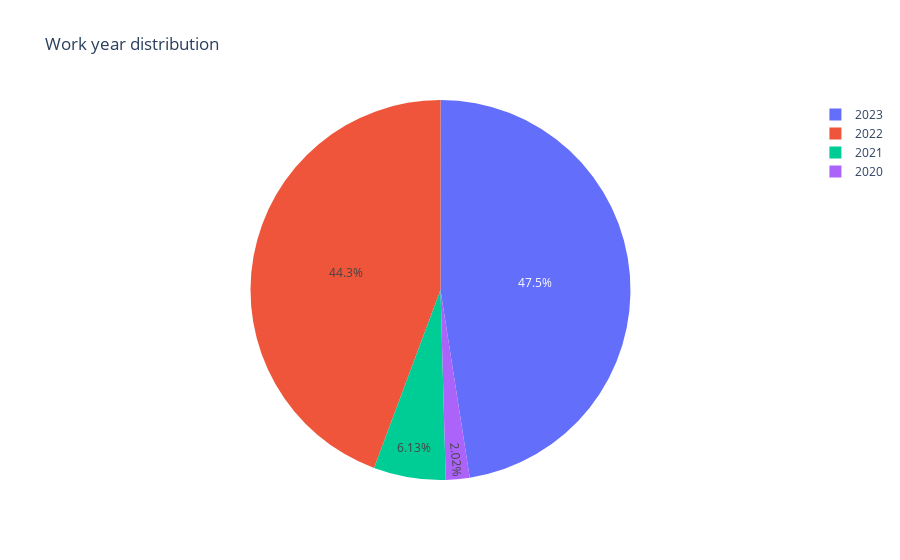

The cell this chart's notebook holds for it:
### Markdown cell above
### Work Year

### Code cell
work_year = df['work_year'].value_counts()
fig = px.pie(values = work_year.values, names = work_year.index, 
            title = 'Work year distribution')
fig.show()

### Figure 1 — Plotly figure (JSON) as saved in the notebook; plotly's stock layout.template omitted (floating-point values rounded to 4 significant figures)
{"data": [{"domain": {"x": [0, 1], "y": [0, 1]}, "hovertemplate": "label=%{label}<br>value=%{value}<extra></extra>", "labels": [2023, 2022, 2021, 2020], "legendgroup": "", "name": "", "showlegend": true, "type": "pie", "values": [1785, 1664, 230, 76]}], "layout": {"legend": {"tracegroupgap": 0}, "title": {"text": "Work year distribution"}}}
